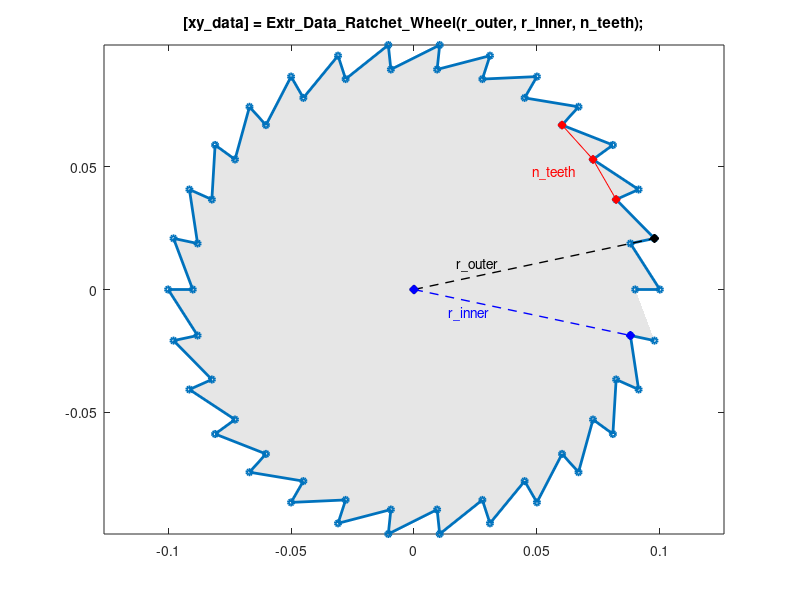

Here is the MATLAB script that generated this plot:
function [xy_data] = Extr_Data_Ratchet_Wheel(r_outer, r_inner, n_teeth, varargin)
% Extr_Data_Ratchet_Wheel Produce extrusion data for a ratchet wheel
% as a set of vertices. 
%   [xy_data] = Extr_Data_Ratchet_Wheel(r_outer, r_inner, n_teeth, varargin)
%   This function returns x-y data for a ratchet wheel.
%   You can specify:
%       r_outer         - Outer radius of teeth
%       r_inner         - Inner radius of teeth
%       n_teeth         - Number of teeth
%
%   To see a plot showing parameter values, enter the name
%   of the function with no arguments or with just the gear type
%   >> Extr_Data_Ratchet_Wheel
%
%   To see a plot created with your parameter values,
%   add 'plot' as the final argument
%   >> Extr_Data_Ratchet_Wheel(0.1,0.09,30,'plot')

% Copyright 2013-2025 The MathWorks, Inc.

showplot = 'n';

% DEFAULT DATA TO SHOW DIAGRAM
if (nargin == 0)
    r_outer = 0.10;
    r_inner = 0.09;
    n_teeth = 30;
end

if (nargin==0)
    showplot = 'plot';
elseif (nargin==4)
    showplot = varargin(end);
else
    showplot = 'n';
end

teeth_qvec  = flipud(linspace(0,360-360/(n_teeth),n_teeth)); 
teeth_outer = r_outer*[cosd(teeth_qvec)'  sind(teeth_qvec)'];
teeth_inner = r_inner*[cosd(teeth_qvec)'  sind(teeth_qvec)'];

xy_data = [];
for i = 1:length(teeth_qvec)
    xy_data(2*i-1,:) = teeth_inner(i,:);
    xy_data(2*i,:)   = teeth_outer(i,:);
end

% Plot diagram to show parameters and extrusion
if (nargin == 0 || strcmpi(showplot,'plot'))
    
    % Figure name
    figString = ['h1_' mfilename];
    % Only create a figure if no figure exists
    figExist = 0;
    fig_hExist = evalin('base',['exist(''' figString ''')']);
    if (fig_hExist)
        figExist = evalin('base',['ishandle(' figString ') && strcmp(get(' figString ', ''type''), ''figure'')']);
    end
    if ~figExist
        fig_h = figure('Name',figString);
        assignin('base',figString,fig_h);
    else
        fig_h = evalin('base',figString);
    end
    figure(fig_h)
    clf(fig_h)
    
    % Plot extrusion
    patch(xy_data(:,1),xy_data(:,2),[1 1 1]*0.90,'EdgeColor','none');
    hold on
    plot(xy_data(:,1),xy_data(:,2),'-','Marker','o','MarkerSize',4,'LineWidth',2);
    axis('equal');
    
    % Show parameters
    teeth_pts = [xy_data(5:2:9,:)];
    plot(teeth_pts(:,1),teeth_pts(:,2),'r-d','MarkerFaceColor','r');
    text(teeth_pts(2,1)*0.9,teeth_pts(2,2)*0.9,'{\color{red}n\_teeth}','HorizontalAlignment','right');
    
    plot([0 xy_data(4,1)],[0 xy_data(4,2)],'k--d','MarkerFaceColor','k','LineWidth',1);
    text(xy_data(4,1)*0.35,xy_data(4,2)*0.35,'r\_outer','VerticalAlignment','bottom','HorizontalAlignment','right');

    plot([0 xy_data(end-1,1)],[0 xy_data(end-1,2)],'b--d','MarkerFaceColor','b','LineWidth',1);
    text(xy_data(end-1,1)*0.35,xy_data(end-1,2)*0.35,'{\color{blue}r\_inner}','VerticalAlignment','top','HorizontalAlignment','right');
    title('[xy\_data] = Extr\_Data\_Ratchet\_Wheel(r\_outer, r\_inner, n\_teeth);');
    hold off
    box on
    clear xy_data
end
